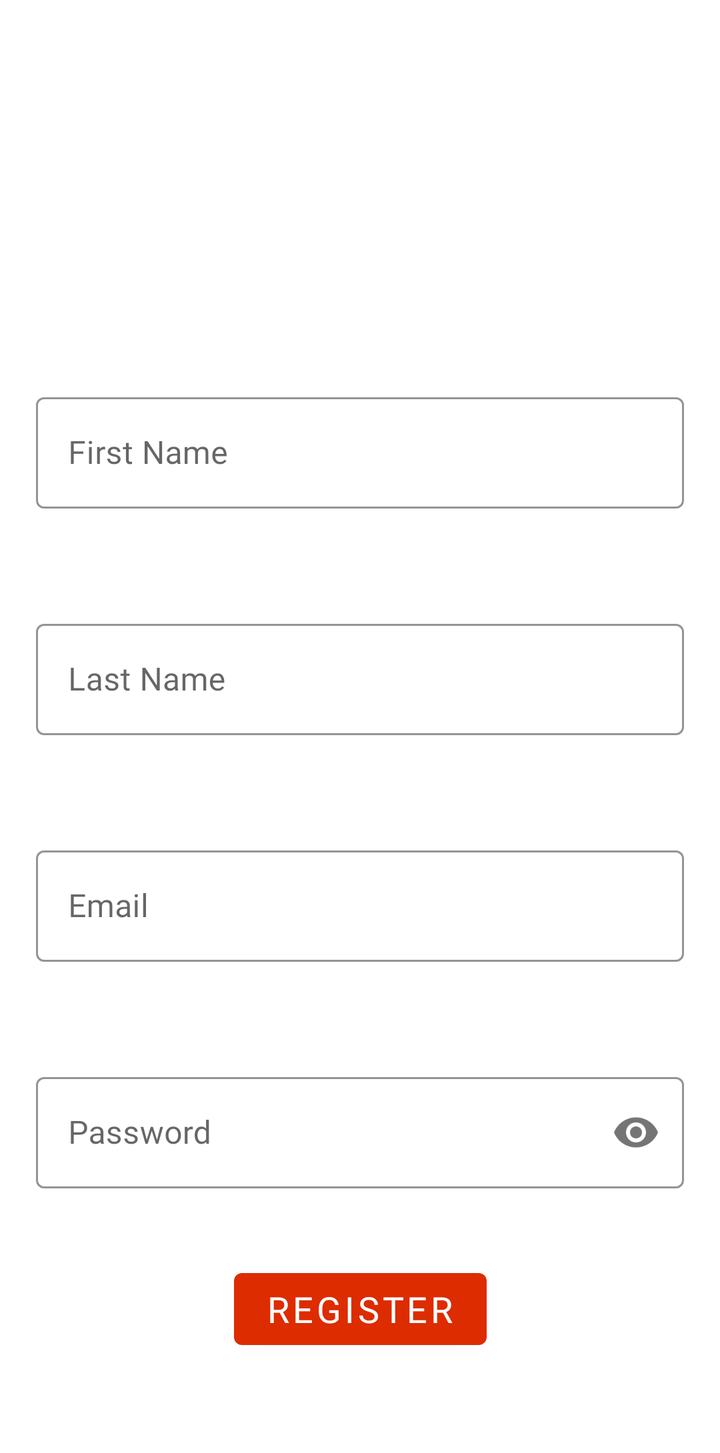
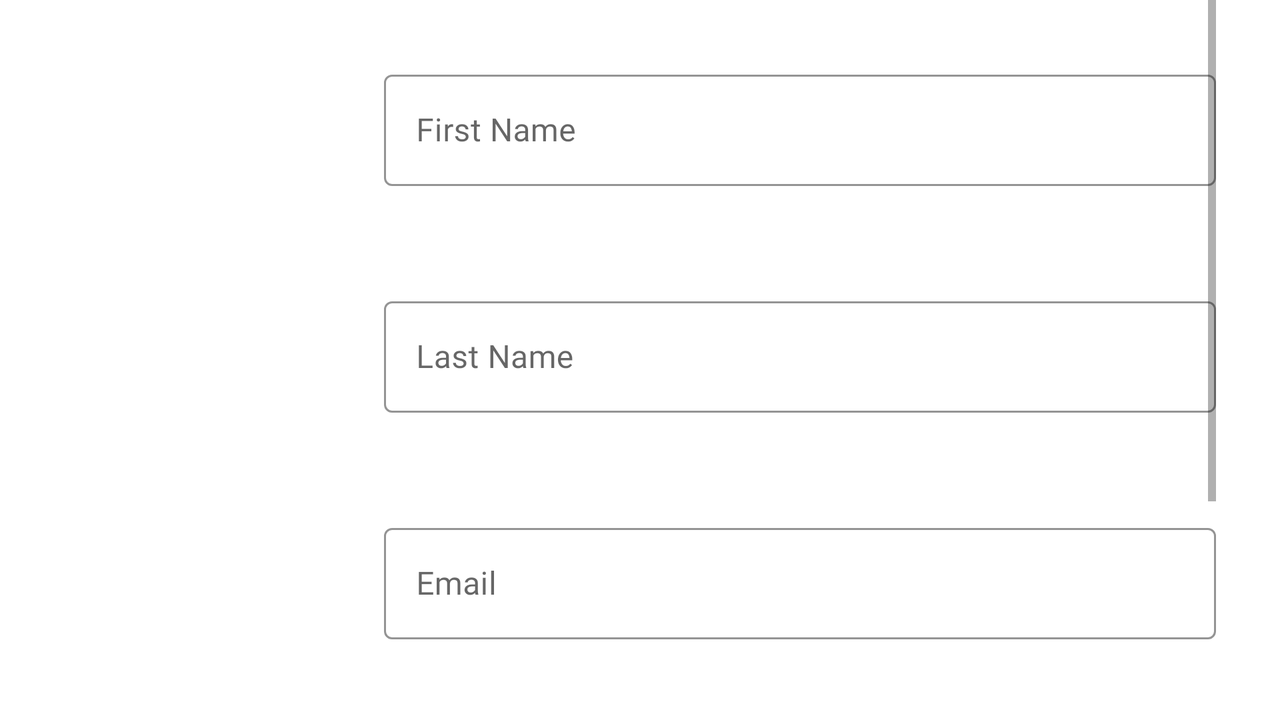

Compare how this app lays out the same screen by default and in its alternative resource folder. The renders come first, then the two layout files and the values they reference.
<!-- AndroidManifest.xml: application theme AppTheme -->
<!-- res/layout/activity_register.xml -->
<?xml version="1.0" encoding="utf-8"?>
<ScrollView xmlns:android="http://schemas.android.com/apk/res/android"
    xmlns:app="http://schemas.android.com/apk/res-auto"
    xmlns:tools="http://schemas.android.com/tools"
    android:layout_width="match_parent"
    android:layout_height="match_parent"
    tools:context=".ui.register.RegisterActivity">

    <androidx.constraintlayout.widget.ConstraintLayout
        android:layout_width="match_parent"
        android:layout_height="wrap_content">

        <androidx.constraintlayout.widget.Guideline
            android:id="@+id/vertical_guideline"
            android:layout_width="wrap_content"
            android:layout_height="wrap_content"
            android:orientation="vertical"
            app:layout_constraintGuide_percent="0.05" />

        <androidx.constraintlayout.widget.Guideline
            android:id="@+id/vertical_end_guideline"
            android:layout_width="wrap_content"
            android:layout_height="wrap_content"
            android:orientation="vertical"
            app:layout_constraintGuide_percent="0.95" />

        <androidx.constraintlayout.widget.Guideline
            android:id="@+id/horizontal_guideline"
            android:layout_width="wrap_content"
            android:layout_height="wrap_content"
            android:orientation="horizontal"
            app:layout_constraintGuide_percent="0.05" />

        <ImageView
            android:id="@+id/registerProfileImage"
            android:layout_width="125dp"
            android:layout_height="125dp"
            android:contentDescription="@string/register_profile_picture"
            android:src="@drawable/ic_baseline_add_circle_outline_black_24dp"
            app:layout_constraintEnd_toStartOf="@+id/vertical_end_guideline"
            app:layout_constraintStart_toStartOf="@id/vertical_guideline"
            app:layout_constraintTop_toTopOf="@id/horizontal_guideline" />

        <com.google.android.material.textfield.TextInputLayout
            android:id="@+id/registerFirstNameTextInput"
            style="@style/Widget.MaterialComponents.TextInputLayout.OutlinedBox"
            android:layout_width="0dp"
            android:layout_height="wrap_content"
            android:layout_marginTop="32dp"
            app:boxStrokeColor="@color/colorAppRed"
            app:errorEnabled="true"
            app:layout_constraintEnd_toStartOf="@id/vertical_end_guideline"
            app:layout_constraintStart_toEndOf="@id/vertical_guideline"
            app:layout_constraintTop_toBottomOf="@id/registerProfileImage">

            <com.google.android.material.textfield.TextInputEditText
                android:layout_width="match_parent"
                android:layout_height="wrap_content"
                android:fontFamily="@font/montserrat"
                android:hint="@string/register_first_name"
                android:inputType="textEmailAddress" />

        </com.google.android.material.textfield.TextInputLayout>

        <com.google.android.material.textfield.TextInputLayout
            android:id="@+id/registerLastNameTextInput"
            style="@style/Widget.MaterialComponents.TextInputLayout.OutlinedBox"
            android:layout_width="0dp"
            android:layout_height="wrap_content"
            android:layout_marginTop="32dp"
            app:boxStrokeColor="@color/colorAppRed"
            app:errorEnabled="true"
            app:layout_constraintEnd_toStartOf="@id/vertical_end_guideline"
            app:layout_constraintStart_toEndOf="@id/vertical_guideline"
            app:layout_constraintTop_toBottomOf="@id/registerFirstNameTextInput">

            <com.google.android.material.textfield.TextInputEditText
                android:layout_width="match_parent"
                android:layout_height="wrap_content"
                android:fontFamily="@font/montserrat"
                android:hint="@string/register_last_name"
                android:inputType="textEmailAddress" />

        </com.google.android.material.textfield.TextInputLayout>

        <com.google.android.material.textfield.TextInputLayout
            android:id="@+id/registerEmailTextInput"
            style="@style/Widget.MaterialComponents.TextInputLayout.OutlinedBox"
            android:layout_width="0dp"
            android:layout_height="wrap_content"
            android:layout_marginTop="32dp"
            app:boxStrokeColor="@color/colorAppRed"
            app:errorEnabled="true"
            app:layout_constraintEnd_toStartOf="@id/vertical_end_guideline"
            app:layout_constraintStart_toEndOf="@id/vertical_guideline"
            app:layout_constraintTop_toBottomOf="@id/registerLastNameTextInput">

            <com.google.android.material.textfield.TextInputEditText
                android:layout_width="match_parent"
                android:layout_height="wrap_content"
                android:fontFamily="@font/montserrat"
                android:hint="@string/email"
                android:inputType="textEmailAddress" />

        </com.google.android.material.textfield.TextInputLayout>

        <com.google.android.material.textfield.TextInputLayout
            android:id="@+id/registerPasswordTextInput"
            style="@style/Widget.MaterialComponents.TextInputLayout.OutlinedBox"
            android:layout_width="0dp"
            android:layout_height="wrap_content"
            android:layout_marginTop="32dp"
            app:boxStrokeColor="@color/colorAppRed"
            app:errorEnabled="true"
            app:layout_constraintEnd_toStartOf="@id/vertical_end_guideline"
            app:layout_constraintStart_toEndOf="@id/vertical_guideline"
            app:layout_constraintTop_toBottomOf="@id/registerEmailTextInput"
            app:passwordToggleEnabled="true">

            <com.google.android.material.textfield.TextInputEditText
                android:layout_width="match_parent"
                android:layout_height="wrap_content"
                android:fontFamily="@font/montserrat"
                android:hint="@string/password"
                android:inputType="textPassword" />

        </com.google.android.material.textfield.TextInputLayout>

        <Button
            android:id="@+id/registerRegisterButton"
            android:layout_width="wrap_content"
            android:layout_height="wrap_content"
            android:layout_marginTop="16dp"
            android:text="@string/register"
            android:textColor="@android:color/white"
            android:textSize="18sp"
            app:backgroundTint="@color/colorAppRed"
            app:layout_constraintEnd_toStartOf="@id/vertical_end_guideline"
            app:layout_constraintStart_toEndOf="@id/vertical_guideline"
            app:layout_constraintTop_toBottomOf="@id/registerPasswordTextInput" />

        <ProgressBar
            android:id="@+id/registerProgressBar"
            style="?android:attr/progressBarStyle"
            android:layout_width="wrap_content"
            android:layout_height="wrap_content"
            android:indeterminate="true"
            android:indeterminateTint="@color/colorAppRed"
            android:visibility="visible"
            app:layout_constraintBottom_toBottomOf="parent"
            app:layout_constraintEnd_toStartOf="@+id/vertical_end_guideline"
            app:layout_constraintStart_toStartOf="@+id/vertical_guideline"
            app:layout_constraintTop_toBottomOf="@+id/registerRegisterButton" />

    </androidx.constraintlayout.widget.ConstraintLayout>

</ScrollView>
<!-- resources referenced by this layout -->
<resources>
  <color name="colorAppRed">#DD2C00</color>
  <string name="email">Email</string>
  <string name="password">Password</string>
  <string name="register">Register</string>
  <string name="register_first_name">First Name</string>
  <string name="register_last_name">Last Name</string>
  <string name="register_profile_picture">Register profile picture</string>
  <style name="AppTheme" parent="Theme.MaterialComponents.DayNight.DarkActionBar">
          
          <item name="colorPrimary">@color/colorPrimary</item>
          <item name="colorPrimaryDark">@color/colorPrimaryDark</item>
          <item name="colorAccent">@color/colorAccent</item>
          <item name="colorSecondary">@color/colorAccent</item>
          <item name="fontFamily">@font/montserrat</item>
      </style>
  <color name="colorPrimary">#AA00FF</color>
  <color name="colorPrimaryDark">#3700B3</color>
  <color name="colorAccent">#FFD600</color>
</resources>
<!-- res/layout-land/activity_register.xml (the repository's variant of the layout above) -->
<!-- drawn on the phone turned sideways -->
<?xml version="1.0" encoding="utf-8"?>
<androidx.constraintlayout.widget.ConstraintLayout xmlns:android="http://schemas.android.com/apk/res/android"
    xmlns:app="http://schemas.android.com/apk/res-auto"
    xmlns:tools="http://schemas.android.com/tools"
    android:layout_width="match_parent"
    android:layout_height="match_parent"
    tools:context=".ui.register.RegisterActivity">

    <androidx.constraintlayout.widget.Guideline
        android:id="@+id/vertical_guideline"
        android:layout_width="wrap_content"
        android:layout_height="wrap_content"
        android:orientation="vertical"
        app:layout_constraintGuide_percent="0.05" />

    <androidx.constraintlayout.widget.Guideline
        android:id="@+id/vertical_mid_guideline"
        android:layout_width="wrap_content"
        android:layout_height="wrap_content"
        android:orientation="vertical"
        app:layout_constraintGuide_percent="0.3" />

    <androidx.constraintlayout.widget.Guideline
        android:id="@+id/vertical_end_guideline"
        android:layout_width="wrap_content"
        android:layout_height="wrap_content"
        android:orientation="vertical"
        app:layout_constraintGuide_percent="0.95" />

    <androidx.constraintlayout.widget.Guideline
        android:id="@+id/horizontal_guideline"
        android:layout_width="wrap_content"
        android:layout_height="wrap_content"
        android:orientation="horizontal"
        app:layout_constraintGuide_percent="0.05" />

    <androidx.constraintlayout.widget.Guideline
        android:id="@+id/horizontal_end_guideline"
        android:layout_width="wrap_content"
        android:layout_height="wrap_content"
        android:orientation="horizontal"
        app:layout_constraintGuide_percent="0.95" />

    <ImageView
        android:id="@+id/registerProfileImage"
        android:layout_width="125dp"
        android:layout_height="125dp"
        android:contentDescription="@string/register_profile_picture"
        android:src="@drawable/ic_baseline_add_circle_outline_black_24dp"
        app:layout_constraintBottom_toBottomOf="@id/horizontal_end_guideline"
        app:layout_constraintEnd_toStartOf="@+id/vertical_mid_guideline"
        app:layout_constraintStart_toStartOf="@id/vertical_guideline"
        app:layout_constraintTop_toTopOf="@id/horizontal_guideline" />

    <ScrollView
        android:layout_width="0dp"
        android:layout_height="match_parent"
        app:layout_constraintEnd_toEndOf="@id/vertical_end_guideline"
        app:layout_constraintStart_toStartOf="@id/vertical_mid_guideline"
        app:layout_constraintTop_toBottomOf="@id/horizontal_guideline">

        <LinearLayout
            android:layout_width="match_parent"
            android:layout_height="wrap_content"
            android:orientation="vertical">

            <com.google.android.material.textfield.TextInputLayout
                android:id="@+id/registerFirstNameTextInput"
                style="@style/Widget.MaterialComponents.TextInputLayout.OutlinedBox"
                android:layout_width="match_parent"
                android:layout_height="wrap_content"
                android:layout_marginTop="32dp"
                app:boxStrokeColor="@color/colorAppRed"
                app:errorEnabled="true">

                <com.google.android.material.textfield.TextInputEditText
                    android:layout_width="match_parent"
                    android:layout_height="wrap_content"
                    android:fontFamily="@font/montserrat"
                    android:hint="@string/register_first_name"
                    android:inputType="textEmailAddress" />

            </com.google.android.material.textfield.TextInputLayout>

            <com.google.android.material.textfield.TextInputLayout
                android:id="@+id/registerLastNameTextInput"
                style="@style/Widget.MaterialComponents.TextInputLayout.OutlinedBox"
                android:layout_width="match_parent"
                android:layout_height="wrap_content"
                android:layout_marginTop="32dp"
                app:boxStrokeColor="@color/colorAppRed"
                app:errorEnabled="true">

                <com.google.android.material.textfield.TextInputEditText
                    android:layout_width="match_parent"
                    android:layout_height="wrap_content"
                    android:fontFamily="@font/montserrat"
                    android:hint="@string/register_last_name"
                    android:inputType="textEmailAddress" />

            </com.google.android.material.textfield.TextInputLayout>

            <com.google.android.material.textfield.TextInputLayout
                android:id="@+id/registerEmailTextInput"
                style="@style/Widget.MaterialComponents.TextInputLayout.OutlinedBox"
                android:layout_width="match_parent"
                android:layout_height="wrap_content"
                android:layout_marginTop="32dp"
                app:boxStrokeColor="@color/colorAppRed"
                app:errorEnabled="true">

                <com.google.android.material.textfield.TextInputEditText
                    android:layout_width="match_parent"
                    android:layout_height="wrap_content"
                    android:fontFamily="@font/montserrat"
                    android:hint="@string/email"
                    android:inputType="textEmailAddress" />

            </com.google.android.material.textfield.TextInputLayout>

            <com.google.android.material.textfield.TextInputLayout
                android:id="@+id/registerPasswordTextInput"
                style="@style/Widget.MaterialComponents.TextInputLayout.OutlinedBox"
                android:layout_width="match_parent"
                android:layout_height="wrap_content"
                android:layout_marginTop="32dp"
                app:boxStrokeColor="@color/colorAppRed"
                app:errorEnabled="true"
                app:passwordToggleEnabled="true">

                <com.google.android.material.textfield.TextInputEditText
                    android:layout_width="match_parent"
                    android:layout_height="wrap_content"
                    android:fontFamily="@font/montserrat"
                    android:hint="@string/password"
                    android:inputType="textPassword" />

            </com.google.android.material.textfield.TextInputLayout>

            <Button
                android:id="@+id/registerRegisterButton"
                android:layout_width="wrap_content"
                android:layout_height="wrap_content"
                android:layout_gravity="center_horizontal"
                android:layout_marginTop="16dp"
                android:text="@string/register"
                android:textColor="@android:color/white"
                android:textSize="18sp"
                app:backgroundTint="@color/colorAppRed"
                app:layout_constraintEnd_toStartOf="@id/vertical_end_guideline"
                app:layout_constraintStart_toStartOf="@+id/vertical_mid_guideline"
                app:layout_constraintTop_toBottomOf="@id/registerPasswordTextInput" />

        </LinearLayout>

    </ScrollView>

    <ProgressBar
        android:id="@+id/registerProgressBar"
        style="?android:attr/progressBarStyle"
        android:layout_width="wrap_content"
        android:layout_height="wrap_content"
        android:indeterminate="true"
        android:indeterminateTint="@color/colorAppRed"
        android:visibility="visible"
        app:layout_constraintBottom_toTopOf="@+id/horizontal_end_guideline"
        app:layout_constraintEnd_toStartOf="@+id/vertical_end_guideline"
        app:layout_constraintStart_toStartOf="@+id/vertical_mid_guideline"
        app:layout_constraintTop_toBottomOf="@+id/horizontal_guideline" />

</androidx.constraintlayout.widget.ConstraintLayout>
